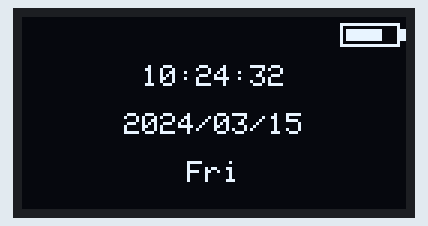
Recording of a sketch running on a simulated Arduino Uno, built with avr-gcc and run on an emulated ATmega328P. Shown: 128×64 one-colour display. The display library's start-up logo is not drawn; the local clock reads 2024-03-15 10:24:30 at power-on unless the sketch sets it.

Above: at 2.1 s.
At 5.2 s:
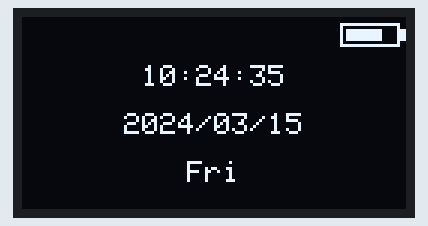
At 11.4 s:
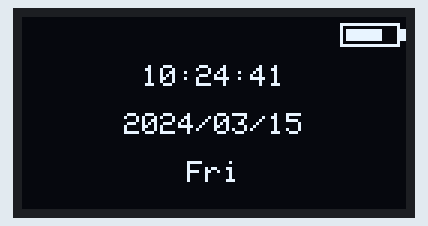
At 19.7 s:
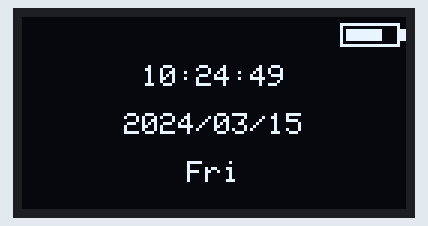
At 28.0 s:
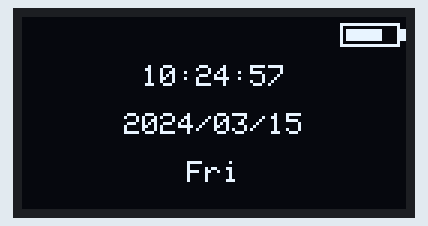
At 38.3 s:
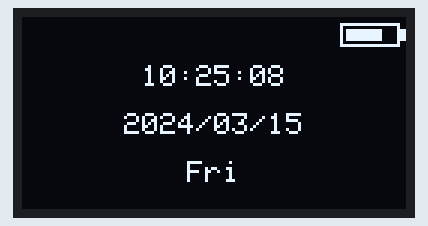

Measured:
- what the display in image 2 shows lasts 1.0 s, from 11.4 s to 12.4 s

The sketch:

ArduinoUno_OLED_RTC.ino
```cpp
#include <Wire.h>
#include <RTClib.h>
#include <Adafruit_GFX.h>
#include <Adafruit_SSD1306.h>

// OLED display parameters
#define SCREEN_WIDTH 128
#define SCREEN_HEIGHT 64
#define OLED_RESET    -1
#define SCREEN_ADDRESS 0x3C  // Use 0x3D if 0x3C doesn't work

Adafruit_SSD1306 display(SCREEN_WIDTH, SCREEN_HEIGHT, &Wire, OLED_RESET);

RTC_DS1307 rtc;

// Dummy battery percentage for display purposes
int batteryPercentage = 75;

void setup() {
  if (!display.begin(SSD1306_SWITCHCAPVCC, SCREEN_ADDRESS)) {
    Serial.println(F("SSD1306 allocation failed"));
    for (;;);
  }
  display.display();
  delay(2000);
  display.clearDisplay();

  if (!rtc.begin()) {
    Serial.println("Couldn't find RTC");
    while (1);
  }

  if (!rtc.isrunning()) {
    Serial.println("RTC is NOT running, let's set the time!");
    rtc.adjust(DateTime(F(__DATE__), F(__TIME__)));
  }
}

void printTwoDigits(int number) {
  if (number < 10) {
    display.print('0');
  }
  display.print(number);
}

void drawBattery(int percentage) {
  int width = 20;
  int height = 8;
  int x = SCREEN_WIDTH - width - 2;
  int y = 2;

  // Draw battery outline
  display.drawRect(x, y, width, height, SSD1306_WHITE);
  display.drawRect(x + width, y + 2, 2, height - 4, SSD1306_WHITE);

  // Draw battery level
  int fillWidth = (percentage * (width - 4)) / 100;
  display.fillRect(x + 2, y + 2, fillWidth, height - 4, SSD1306_WHITE);
}

void loop() {
  DateTime now = rtc.now();

  display.clearDisplay();
  display.setTextSize(1);
  display.setTextColor(SSD1306_WHITE);

  // Time string
  String timeString = String(now.hour()) + ":";
  if (now.minute() < 10) timeString += '0';
  timeString += String(now.minute()) + ":";
  if (now.second() < 10) timeString += '0';
  timeString += String(now.second());

  // Date string
  String dateString = String(now.year()) + "/";
  if (now.month() < 10) dateString += '0';
  dateString += String(now.month()) + "/";
  if (now.day() < 10) dateString += '0';
  dateString += String(now.day());

  // Day of the week
  const char* daysOfTheWeek[] = {"Sun", "Mon", "Tue", "Wed", "Thu", "Fri", "Sat"};
  String dayString = daysOfTheWeek[now.dayOfTheWeek()];

  // Calculate the width of the strings in pixels
  int16_t x1, y1;
  uint16_t width, height;

  display.getTextBounds(timeString, 0, 0, &x1, &y1, &width, &height);
  int16_t xTime = (SCREEN_WIDTH - width) / 2;
  int16_t yTime = (SCREEN_HEIGHT / 2) - height - 8;

  display.getTextBounds(dateString, 0, 0, &x1, &y1, &width, &height);
  int16_t xDate = (SCREEN_WIDTH - width) / 2;
  int16_t yDate = (SCREEN_HEIGHT / 2);

  display.getTextBounds(dayString, 0, 0, &x1, &y1, &width, &height);
  int16_t xDay = (SCREEN_WIDTH - width) / 2;
  int16_t yDay = yDate + height + 8;

  // Draw battery
  drawBattery(batteryPercentage);

  // Draw time, date, and day
  display.setCursor(xTime, yTime);
  display.print(timeString);

  display.setCursor(xDate, yDate);
  display.print(dateString);

  display.setCursor(xDay, yDay);
  display.print(dayString);

  display.display();
  delay(1000);
}
```
